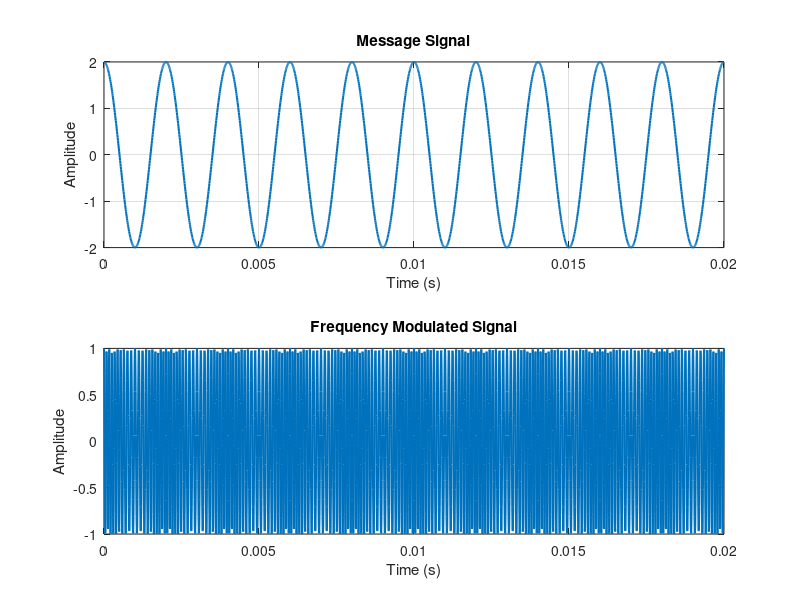
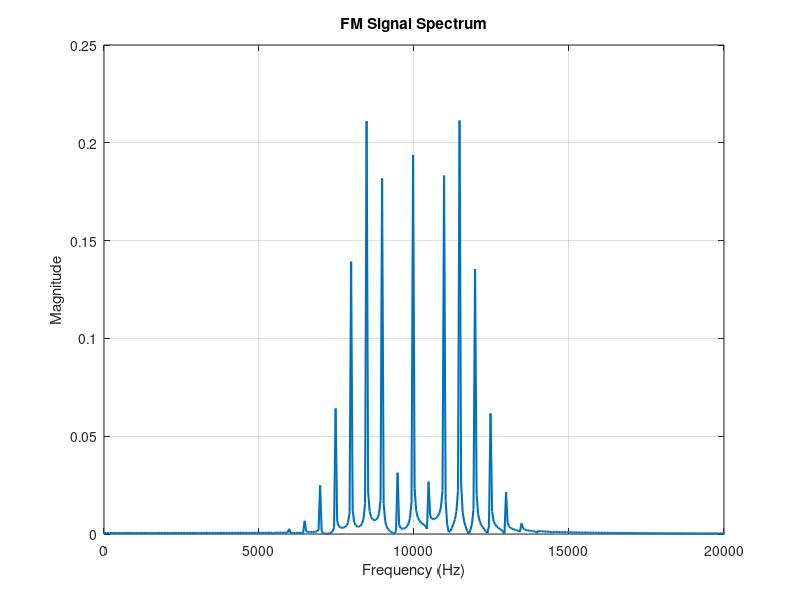

These charts were generated, in order, by the following MATLAB code:
clc;
clear;
close all;

%% Input Parameters
Am = 2;              % Message signal amplitude
fm = 500;            % Message frequency (Hz)
Ac = 1;              % Carrier amplitude
fc = 10000;          % Carrier frequency (Hz)
kf = 1000;           % Frequency sensitivity (Hz/V)
fs = 100000;         % Sampling frequency (Hz)
T = 0.02;            % Simulation duration (s)

%% Time Vector
t = 0:1/fs:T;

%% Message Signal
m = Am * cos(2*pi*fm*t);

%% Frequency Deviation Calculation
delta_f = kf * Am;

%% Modulation Index Calculation
beta = delta_f / fm;

%% FM Signal Generation
fm_signal = Ac * cos(2*pi*fc*t + beta * sin(2*pi*fm*t));

%% Plot Message and FM Signals
figure('Name','FM Signal Analysis','NumberTitle','off');

subplot(2,1,1);
plot(t, m, 'LineWidth', 1.5);
title('Message Signal');
xlabel('Time (s)');
ylabel('Amplitude');
grid on;

subplot(2,1,2);
plot(t, fm_signal, 'LineWidth', 1.5);
title('Frequency Modulated Signal');
xlabel('Time (s)');
ylabel('Amplitude');
grid on;

%% Spectrum Analysis
N = length(fm_signal);
FM_fft = fftshift(abs(fft(fm_signal)) / N);
f = (-N/2:N/2-1) * (fs/N);

figure('Name','FM Signal Spectrum','NumberTitle','off');
plot(f, FM_fft, 'LineWidth', 1.5);
title('FM Signal Spectrum');
xlabel('Frequency (Hz)');
ylabel('Magnitude');
grid on;
xlim([fc-10000 fc+10000]);

%% Display Results
fprintf('\nFM SIGNAL PARAMETERS\n');
fprintf('---------------------------\n');
fprintf('Carrier Frequency      = %.0f Hz\n', fc);
fprintf('Message Frequency      = %.0f Hz\n', fm);
fprintf('Message Amplitude      = %.2f V\n', Am);
fprintf('Frequency Sensitivity  = %.0f Hz/V\n', kf);

fprintf('\nCALCULATED VALUES\n');
fprintf('---------------------------\n');
fprintf('Frequency Deviation (Delta f) = %.0f Hz\n', delta_f);
fprintf('Modulation Index (Beta)       = %.2f\n', beta);

%% Carson's Rule Bandwidth
BW = 2 * (delta_f + fm);

fprintf('Bandwidth (Carson Rule) = %.0f Hz\n', BW);
